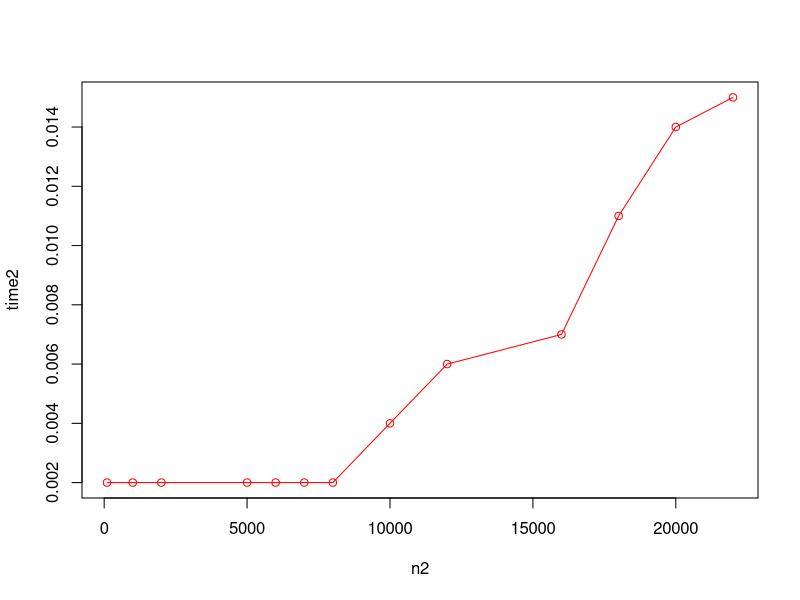
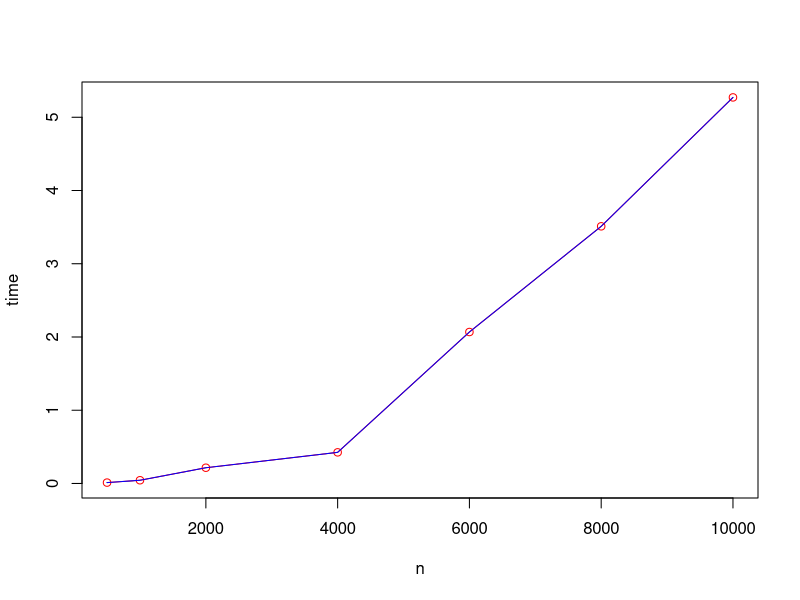
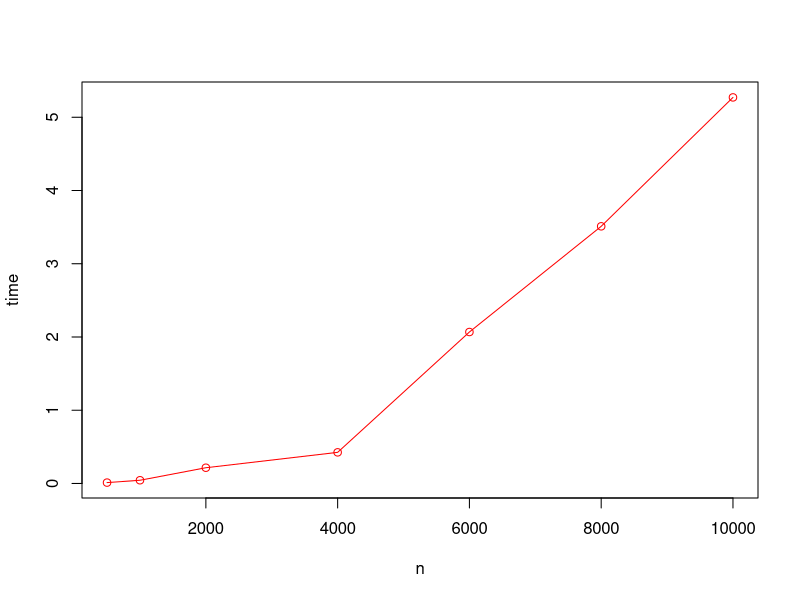

These figures' R source, in order:
#greedy 0-1 knapsack

n2 <- c(100,1000,2000,5000,6000 , 7000 , 8000 , 10000 , 12000 , 16000, 18000, 20000 , 22000);
time2 <- c(0.002,0.002,0.002,0.002,0.002,0.002,0.002,0.004, 0.006,0.007, 0.011, 0.014 , 0.015);
plot(n2,time2, type = "o", col ="red");

#dynamic programming 0-1 knapsack

n <- c(500, 1000 , 2000 , 4000 , 6000 , 8000 , 10000)
time <- c(0.012, 0.044, 0.215, 0.425, 2.068, 3.511, 5.271)
plot(n,time, type = "o", col ="red");
lines(n, time , col = "blue")

#Branch and bound 0-1 knapsack

n2 <- c(30,50,70,100)
time2 <- c(0.009, 0.04, 14.568, 81.015)
plot(n,time, type = "o", col ="red");
